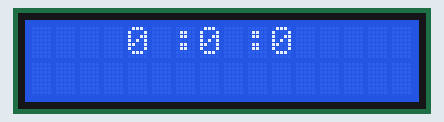
Bench run of a sketch on a simulated ESP8266 (NodeMCU). Parts: 16×2 character LCD. WiFi joins after 1.5 s; servers stay silent unless stated; the local clock reads 2024-03-15 10:24:30 at power-on unless the sketch sets it; web services answer with replies made up by the test bench; what the sketch prints to the serial monitor is not drawn.

Above: at 1.8 s.

The sketch:

Final-code.ino
```cpp
//Code by Atul Ravi ESC crasci 2023
//esccrasci.in
#include <WiFiManager.h>
#include <ESP8266HTTPClient.h>
#include <ArduinoJson.h>
#include <LiquidCrystal_I2C.h>

LiquidCrystal_I2C lcd(0x27,16,2);

const String dataURL = "http://worldtimeapi.org/api/timezone/Asia/Kolkata.json";
String x;
String hourss;
String minss;
String secs;
int hourint;
int minsint;
int secsint;

void setup() {
  WiFi.mode(WIFI_STA);
  WiFiManager wm;
  wm.resetSettings();
  bool res;
  res = wm.autoConnect("AutoConnectAP","password"); // password protected ap
  Serial.begin(57600);
  lcd.init();
  lcd.clear();
  lcd.backlight();
}
void loop() {
  if(WiFi.status() == WL_CONNECTED) {
    HTTPClient http;
    http.begin(dataURL);
    int httpCode = http.GET();

   if(httpCode> 0) {
      if(httpCode == HTTP_CODE_OK) {
        String payload = http.getString();
        //Getting parts of time
        x= payload.substring(73,82);
        hourss = payload.substring(73,76);
        minss = payload.substring(76,78);
        secs = payload.substring(79,81);
        Serial.println (hourss);
        Serial.println (minss);
        Serial.println (secs);
        hourint = hourss.toInt();
        minsint = minss.toInt();
        secsint = secs.toInt();
        //LCD Code
        lcd.setCursor(4,0);
        lcd.print(hourint, DEC);
        lcd.setCursor(6,0);
        lcd.print(':');
        lcd.setCursor(7,0);
        lcd.print(minsint, DEC);
        lcd.setCursor(9,0);
        lcd.print(':');
        lcd.setCursor(10,0);
        lcd.print(secsint, DEC);
        delay(3);
      }
    delay(10);
    }
  }
}
```
